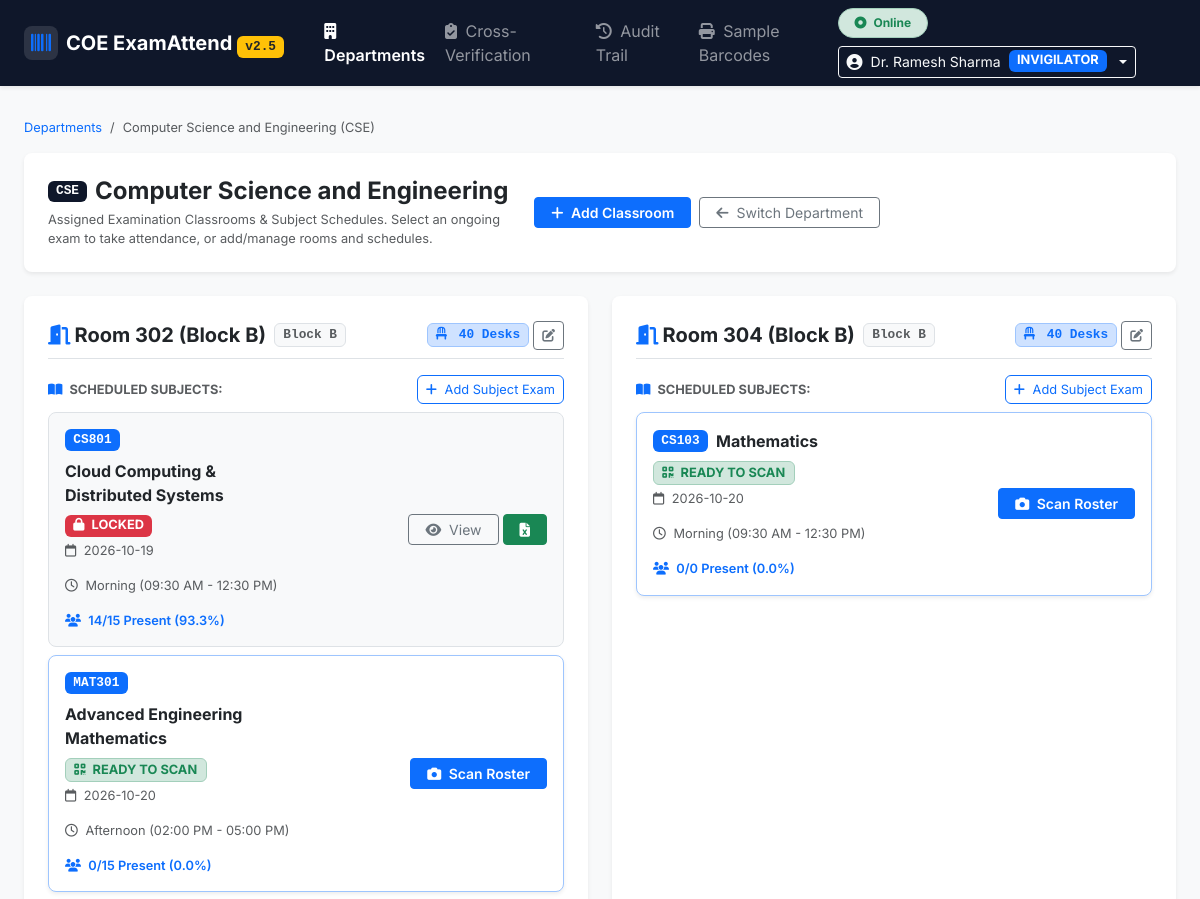
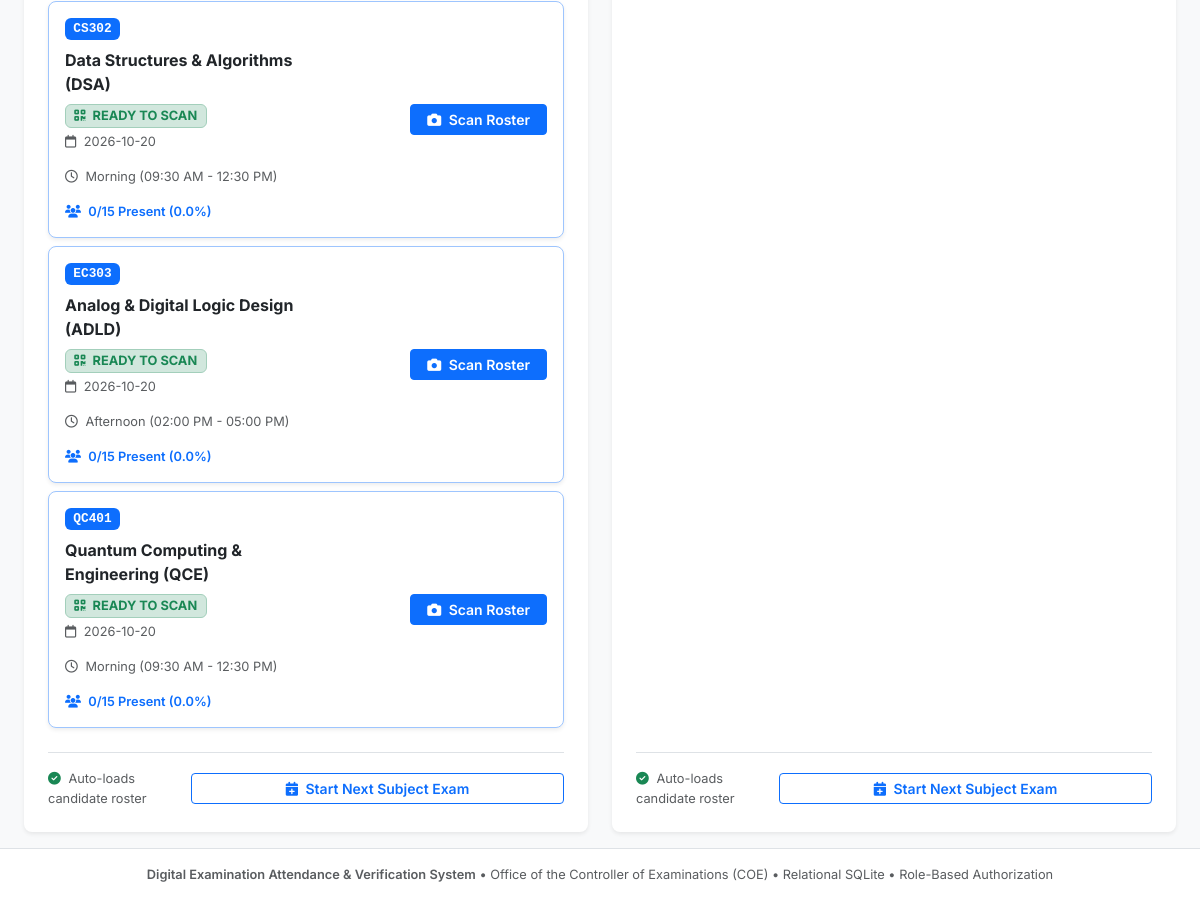
Page /departments/1/classrooms (signed in) on the committed database (2 pictures, top to bottom).
### tables this page shows
CREATE TABLE departments (
        id INTEGER PRIMARY KEY AUTOINCREMENT,
        code TEXT UNIQUE NOT NULL,
        name TEXT NOT NULL,
        created_at TEXT DEFAULT CURRENT_TIMESTAMP
    );

CREATE TABLE classrooms (
        id INTEGER PRIMARY KEY AUTOINCREMENT,
        department_id INTEGER NOT NULL,
        room_number TEXT NOT NULL,
        building TEXT,
        capacity INTEGER DEFAULT 40,
        created_at TEXT DEFAULT CURRENT_TIMESTAMP,
        FOREIGN KEY (department_id) REFERENCES departments(id),
        UNIQUE(department_id, room_number)
    );

CREATE TABLE exam_sessions (
        id INTEGER PRIMARY KEY AUTOINCREMENT,
        course_code TEXT NOT NULL,
        course_name TEXT NOT NULL,
        exam_date TEXT NOT NULL,
        exam_session TEXT NOT NULL,
        room_number TEXT NOT NULL,
        qp_code TEXT NOT NULL,
        invigilator_name TEXT NOT NULL,
        invigilator_id TEXT NOT NULL,
        status TEXT DEFAULT 'IN_PROGRESS', -- 'IN_PROGRESS', 'LOCKED'
        locked_at TEXT,
        locked_by TEXT,
        created_at TEXT DEFAULT CURRENT_TIMESTAMP
    , exam_id INTEGER, subject_id INTEGER, department_id INTEGER, classroom_id INTEGER, invigilator_user_id INTEGER, submitted_at TEXT);

### app.py (the view, shortened to what this page needs)
@app.route('/departments/<int:dept_id>/classrooms')
@login_required
def classrooms_view(dept_id):
    if not check_department_access(dept_id):
        return render_template('base.html', content="<div class='container p-5 text-center text-danger'><h4>403 Forbidden: You are not authorized to access this department's classrooms.</h4><a href='/departments' class='btn btn-primary mt-3'>Back to Authorized Departments</a></div>"), 403
    conn = get_db()
    cursor = conn.cursor()
    cursor.execute('SELECT * FROM departments WHERE id = ?', (dept_id,))
    department = cursor.fetchone()
    if not department:
        conn.close()
        return "Department not found.", 404
    cursor.execute('''
        SELECT
            c.id as classroom_id,
            c.room_number,
            c.building,
            c.capacity
        FROM classrooms c
        WHERE c.department_id = ?
        ORDER BY c.room_number ASC
    ''', (dept_id,))
    rooms_raw = [dict(row) for row in cursor.fetchall()]
    classrooms = []
    for r in rooms_raw:
        cursor.execute('''
            SELECT
                e.id as id,
                e.course_code,
                e.course_name,
                e.exam_date,
                e.exam_session,
                e.qp_code,
                e.invigilator_name,
                e.invigilator_id,
                e.status,
                e.locked_at,
                (SELECT COUNT(*) FROM students WHERE session_id = e.id) as total_students,
                (SELECT COUNT(*) FROM students WHERE session_id = e.id AND attendance_status = 'PRESENT') as present_count,
                (SELECT COUNT(*) FROM students WHERE session_id = e.id AND attendance_status = 'ABSENT') as absent_count,
                (SELECT COUNT(*) FROM students WHERE session_id = e.id AND attendance_status = 'PENDING') as pending_count
            FROM exam_sessions e
            WHERE e.classroom_id = ?
            ORDER BY e.id ASC
        ''', (r['classroom_id'],))
        room_sessions = [dict(s) for s in cursor.fetchall()]
        for s in room_sessions:
            tot = s.get('total_students') or 0
            pres = s.get('present_count') or 0
            s['completion_pct'] = round((pres / tot * 100), 1) if tot > 0 else 0.0
        r['sessions'] = room_sessions
        active_sess = next((s for s in room_sessions if s['status'] != 'LOCKED'), room_sessions[-1] if room_sessions else None)
        if active_sess:
            r.update(active_sess)
        classrooms.append(r)
    cursor.execute('SELECT id, code, name FROM departments ORDER BY code ASC')
    all_departments = [dict(r) for r in cursor.fetchall()]
    conn.close()
    return render_template('classrooms.html', department=dict(department), classrooms=classrooms, all_departments=all_departments)

### app.py (called while the page is built)
def login_required(f):
    @wraps(f)
    def decorated_function(*args, **kwargs):
        if not session.get('user_id'):
            if request.path.startswith('/api/'):
                return jsonify({'success': False, 'message': 'Authentication required. Please log in.'}), 401
            return redirect(url_for('login', next=request.path))
        return f(*args, **kwargs)
    return decorated_function

def check_department_access(dept_id):
    if not session.get('user_id'):
        return True # Default for non-session API compatibility
    if session.get('role') == 'ADMIN':
        return True
    conn = get_db()
    cursor = conn.cursor()
    cursor.execute('''
        SELECT 1 FROM teacher_department_access
        WHERE user_id = ? AND department_id = ?
        UNION
        SELECT 1 FROM users
        WHERE id = ? AND department_id = ?
    ''', (session['user_id'], dept_id, session['user_id'], dept_id))
    has_access = cursor.fetchone() is not None
    conn.close()
    return has_access

### database.py (called while the page is built)
def get_db(db_path=None):
    path = db_path or DB_PATH
    conn = sqlite3.connect(path, timeout=30.0)
    try:
        conn.execute("PRAGMA journal_mode=WAL;")
    except Exception:
        pass
    conn.execute("PRAGMA busy_timeout=15000;")
    conn.execute("PRAGMA foreign_keys=ON;")
    conn.row_factory = sqlite3.Row
    return conn

### templates/classrooms.html (shortened to what this page needs)
{% extends 'base.html' %}
{% block content %}
<div class="container-fluid px-3 px-md-4">
    <nav aria-label="breadcrumb" class="mb-2 mb-md-3">
        <ol class="breadcrumb fs-7">
            <li class="breadcrumb-item"><a href="/departments" class="text-decoration-none">Departments</a></li>
            <li class="breadcrumb-item active" aria-current="page">{{ department.name }} ({{ department.code }})</li>
        </ol>
    </nav>
    <div class="card border-0 shadow-sm mb-3 mb-md-4 bg-white rounded-3">
        <div class="card-body p-3 p-md-4">
            <div class="d-flex flex-column flex-md-row align-items-start align-items-md-center justify-content-between gap-3">
                <div>
                    <div class="d-flex flex-wrap align-items-center gap-2 mb-1">
                        <span class="badge bg-navy text-white font-monospace px-2 py-1 fs-7">
                            {{ department.code }}
                        </span>
                        <h4 class="fw-bold mb-0 text-dark">{{ department.name }}</h4>
                    </div>
                    <p class="text-muted fs-7 mb-0">
                        Assigned Examination Classrooms & Subject Schedules. Select an ongoing exam to take attendance, or add/manage rooms and schedules.
                    </p>
                </div>
                <div class="d-flex flex-wrap align-items-center gap-2 w-100 w-md-auto">
                    <button class="btn btn-primary btn-sm px-3 fw-semibold flex-grow-1 flex-md-grow-0" data-bs-toggle="modal" data-bs-target="#quickAddRoomModal">
                        <i class="fa-solid fa-plus me-1"></i> Add Classroom
                    </button>
                    <a href="/departments" class="btn btn-outline-secondary btn-sm px-3 flex-grow-1 flex-md-grow-0">
                        <i class="fa-solid fa-arrow-left me-1"></i> Switch Department
                    </a>
                </div>
            </div>
        </div>
    </div>
    <div class="row g-3 g-md-4">
        {% for room in classrooms %}
        <div class="col-12 col-lg-6">
            <div class="card border-0 shadow-sm h-100 bg-white stat-card rounded-3 overflow-hidden">
                <div class="card-body p-3 p-md-4 d-flex flex-column justify-content-between">
                    <div>
                        <div class="d-flex flex-wrap align-items-center justify-content-between gap-2 mb-3 pb-2 border-bottom">
                            <div class="d-flex align-items-center gap-2">
                                <span class="fw-bold fs-5 text-dark">
                                    <i class="fa-solid fa-door-open text-primary me-1"></i>{{ room.room_number }}
                                </span>
                                {% if room.building %}
                                <span class="badge bg-light text-muted border fs-7 font-monospace">
                                    {{ room.building }}
                                </span>
                                {% endif %}
                            </div>
                            <div class="d-flex align-items-center gap-1">
                                <span class="badge bg-primary-subtle text-primary border border-primary-subtle fs-7 font-monospace px-2 py-1">
                                    <i class="fa-solid fa-chair me-1"></i> {{ room.capacity }} Desks
                                </span>
                                <button class="btn btn-outline-secondary btn-sm py-1 px-2 fs-7" title="Edit room, change capacity or move department"
                                        onclick="openEditRoomModal({{ room.classroom_id }}, '{{ room.room_number }}', '{{ room.building or '' }}', {{ room.capacity }}, {{ department.id }})">
                                    <i class="fa-solid fa-pen-to-square"></i>
                                </button>
                            </div>
                        </div>
                        <div class="d-flex align-items-center justify-content-between mb-2">
                            <span class="fs-7 fw-bold text-muted text-uppercase">
                                <i class="fa-solid fa-book-open text-primary me-1"></i> Scheduled Subjects:
                            </span>
                            <button class="btn btn-xs btn-outline-primary py-1 px-2 fs-7" onclick="openScheduleNextModal({{ room.classroom_id }}, '{{ room.room_number }}')">
                                <i class="fa-solid fa-plus me-1"></i> Add Subject Exam
                            </button>
                        </div>
                        <div class="list-group mb-3">
                            {% for s in room.sessions %}
                            <div class="list-group-item list-group-item-action p-3 border rounded-3 mb-2 {% if s.status == 'LOCKED' or s.status == 'SUBMITTED' %}bg-light{% else %}bg-white border-primary-subtle shadow-sm{% endif %}">
                                <div class="d-flex flex-column flex-sm-row align-items-start align-items-sm-center justify-content-between gap-2">
                                    <div class="w-100">
                                        <div class="d-flex flex-wrap align-items-center gap-2 mb-1">
                                            <span class="badge bg-primary text-white font-monospace fs-7">{{ s.course_code }}</span>
                                            <strong class="text-dark fs-6">{{ s.course_name }}</strong>
                                            {% if s.status == 'LOCKED' or s.status == 'SUBMITTED' %}
                                                <span class="badge bg-danger text-white fs-7"><i class="fa-solid fa-lock me-1"></i> LOCKED</span>
                                            {% else %}
                                                <span class="badge bg-success-subtle text-success border border-success-subtle fs-7"><i class="fa-solid fa-qrcode me-1"></i> READY TO SCAN</span>
                                            {% endif %}
                                        </div>
                                        <div class="fs-7 text-muted d-flex flex-wrap gap-2 gap-sm-3 mt-1">
                                            <span><i class="fa-regular fa-calendar me-1"></i> {{ s.exam_date }}</span>
                                            <span><i class="fa-regular fa-clock me-1"></i> {{ s.exam_session }}</span>
                                            <span class="text-primary fw-semibold"><i class="fa-solid fa-users me-1"></i> {{ s.present_count }}/{{ s.total_students }} Present ({{ s.completion_pct }}%)</span>
                                        </div>
                                    </div>
                                    <div class="d-flex align-items-center gap-1 w-100 w-sm-auto justify-content-end mt-2 mt-sm-0">
                                        {% if s.status == 'LOCKED' or s.status == 'SUBMITTED' %}
                                            <a href="/sessions/{{ s.id }}/roster" class="btn btn-outline-secondary btn-sm px-3 flex-grow-1 flex-sm-grow-0" title="View Finalized Roster">
                                                <i class="fa-solid fa-eye me-1"></i> View
                                            </a>
                                            <a href="/download_report/{{ s.id }}" class="btn btn-success btn-sm px-3 flex-grow-1 flex-sm-grow-0" title="Download Official COE Excel Report">
                                                <i class="fa-solid fa-file-excel"></i>
                                            </a>
                                        {% else %}
                                            <a href="/sessions/{{ s.id }}/roster" class="btn btn-primary btn-sm px-3 fw-semibold flex-grow-1 flex-sm-grow-0">
                                                <i class="fa-solid fa-camera me-1"></i> Scan Roster
                                            </a>
                                        {% endif %}
                                    </div>
                                </div>
                            </div>
                            {% else %}
                            <div class="p-3 bg-light rounded-3 text-center text-muted fs-7">
                                <i class="fa-regular fa-calendar-xmark me-1"></i> No subject exams scheduled yet for this room.
                            </div>
                            {% endfor %}
                        </div>
                    </div>
                    <div class="pt-3 border-top d-flex flex-column flex-sm-row align-items-start align-items-sm-center justify-content-between gap-2">
                        <span class="fs-7 text-muted">
                            <i class="fa-solid fa-circle-check text-success me-1"></i> Auto-loads candidate roster
                        </span>
                        <button class="btn btn-outline-primary btn-sm fw-semibold w-100 w-sm-auto" onclick="openScheduleNextModal({{ room.classroom_id }}, '{{ room.room_number }}')">
                            <i class="fa-solid fa-calendar-plus me-1"></i> Start Next Subject Exam
                        </button>
                    </div>
                </div>
            </div>
        </div>
        {% endfor %}
    </div>
</div>
{% endblock %}

### static/css/style.css (style rules this page uses)
:root { --navy-blue: #0f172a; --navy-surface: #1e293b; --primary-blue: #2563eb; --emerald-green: #059669; --crimson-red: #dc2626; --amber-warning: #d97706; }
body { font-family: 'Inter', system-ui, -apple-system, sans-serif; color: #1e293b; background-color: #f8fafc; }
.bg-navy { background-color: var(--navy-blue) !important; }
.fs-7 { font-size: 0.8rem !important; }
.card { border-radius: 12px; border: 1px solid #e2e8f0; }
.stat-card { transition: transform 0.15s ease-in-out, box-shadow 0.15s ease-in-out; }

### rows in the picture
departments: name "Computer Science and Engineering", code "CSE"
classrooms: room_number "Room 302 (Block B)", building "Block B"
exam_sessions: course_code "CS801", course_name "Cloud Computing & Distributed Systems", status "LOCKED" (drawn), exam_date "2026-10-19", exam_session "Morning (09:30 AM - 12:30 PM)", present_count "14", total_students "15", completion_pct "93.3"
exam_sessions: course_code "MAT301", course_name "Advanced Engineering Mathematics", status "IN_PROGRESS" (drawn), exam_date "2026-10-20", exam_session "Afternoon (02:00 PM - 05:00 PM)", present_count "0", total_students "15", completion_pct "0.0"
exam_sessions: course_code "CS302", course_name "Data Structures & Algorithms (DSA)", status "IN_PROGRESS" (drawn), exam_date "2026-10-20", exam_session "Morning (09:30 AM - 12:30 PM)", present_count "0", total_students "15", completion_pct "0.0"
exam_sessions: course_code "EC303", course_name "Analog & Digital Logic Design (ADLD)", status "IN_PROGRESS" (drawn), exam_date "2026-10-20", exam_session "Afternoon (02:00 PM - 05:00 PM)", present_count "0", total_students "15", completion_pct "0.0"
exam_sessions: course_code "QC401", course_name "Quantum Computing & Engineering (QCE)", status "IN_PROGRESS" (drawn), exam_date "2026-10-20", exam_session "Morning (09:30 AM - 12:30 PM)", present_count "0", total_students "15", completion_pct "0.0"
classrooms: room_number "Room 304 (Block B)", building "Block B"
exam_sessions: course_code "CS103", course_name "Mathematics", status "IN_PROGRESS" (drawn), exam_date "2026-10-20", exam_session "Morning (09:30 AM - 12:30 PM)", present_count "0", total_students "0", completion_pct "0.0"

### other values in the picture
{{ session.get('full_name', 'User') }} "Dr. Ramesh Sharma"
{{ room.capacity }} "40" "40"
